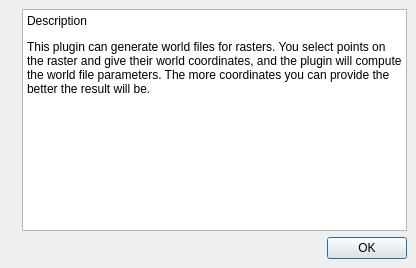
<ui version="4.0" >
 <class>QgsGeorefDescriptionDialogBase</class>
 <widget class="QDialog" name="QgsGeorefDescriptionDialogBase" >
  <property name="geometry" >
   <rect>
    <x>0</x>
    <y>0</y>
    <width>416</width>
    <height>268</height>
   </rect>
  </property>
  <property name="windowTitle" >
   <string>Description georeferencer</string>
  </property>
  <property name="windowIcon" >
   <iconset>
    <normaloff>:/icon.png</normaloff>:/icon.png</iconset>
  </property>
  <property name="modal" >
   <bool>true</bool>
  </property>
  <layout class="QGridLayout" >
   <property name="margin" >
    <number>9</number>
   </property>
   <property name="spacing" >
    <number>6</number>
   </property>
   <item row="1" column="0" colspan="2" >
    <widget class="QDialogButtonBox" name="buttonBox" >
     <property name="orientation" >
      <enum>Qt::Horizontal</enum>
     </property>
     <property name="standardButtons" >
      <set>QDialogButtonBox::Ok</set>
     </property>
    </widget>
   </item>
   <item row="0" column="1" >
    <widget class="QTextEdit" name="textEdit" >
     <property name="readOnly" >
      <bool>true</bool>
     </property>
     <property name="html" >
      <string>&lt;!DOCTYPE HTML PUBLIC "-//W3C//DTD HTML 4.0//EN" "http://www.w3.org/TR/REC-html40/strict.dtd">
&lt;html>&lt;head>&lt;meta name="qrichtext" content="1" />&lt;style type="text/css">
p, li { white-space: pre-wrap; }
&lt;/style>&lt;/head>&lt;body style=" font-family:'Verdana'; font-size:9pt; font-weight:400; font-style:normal;">
&lt;p style=" margin-top:12px; margin-bottom:12px; margin-left:0px; margin-right:0px; -qt-block-indent:0; text-indent:0px;">Description&lt;/p>
&lt;p style=" margin-top:12px; margin-bottom:12px; margin-left:0px; margin-right:0px; -qt-block-indent:0; text-indent:0px;">This plugin can generate world files for rasters. You select points on the raster and give their world coordinates, and the plugin will compute the world file parameters. The more coordinates you can provide the better the result will be.&lt;/p>&lt;/body>&lt;/html></string>
     </property>
    </widget>
   </item>
   <item row="0" column="0" >
    <widget class="QLabel" name="label" >
     <property name="text" >
      <string/>
     </property>
     <property name="pixmap" >
      <pixmap resource="georeferencer.qrc" >:/georef.png</pixmap>
     </property>
     <property name="scaledContents" >
      <bool>true</bool>
     </property>
    </widget>
   </item>
  </layout>
 </widget>
 <resources>
  <include location="georeferencer.qrc" />
 </resources>
 <connections>
  <connection>
   <sender>buttonBox</sender>
   <signal>accepted()</signal>
   <receiver>QgsGeorefDescriptionDialogBase</receiver>
   <slot>accept()</slot>
   <hints>
    <hint type="sourcelabel" >
     <x>248</x>
     <y>254</y>
    </hint>
    <hint type="destinationlabel" >
     <x>157</x>
     <y>274</y>
    </hint>
   </hints>
  </connection>
  <connection>
   <sender>buttonBox</sender>
   <signal>rejected()</signal>
   <receiver>QgsGeorefDescriptionDialogBase</receiver>
   <slot>reject()</slot>
   <hints>
    <hint type="sourcelabel" >
     <x>316</x>
     <y>260</y>
    </hint>
    <hint type="destinationlabel" >
     <x>286</x>
     <y>274</y>
    </hint>
   </hints>
  </connection>
 </connections>
</ui>
